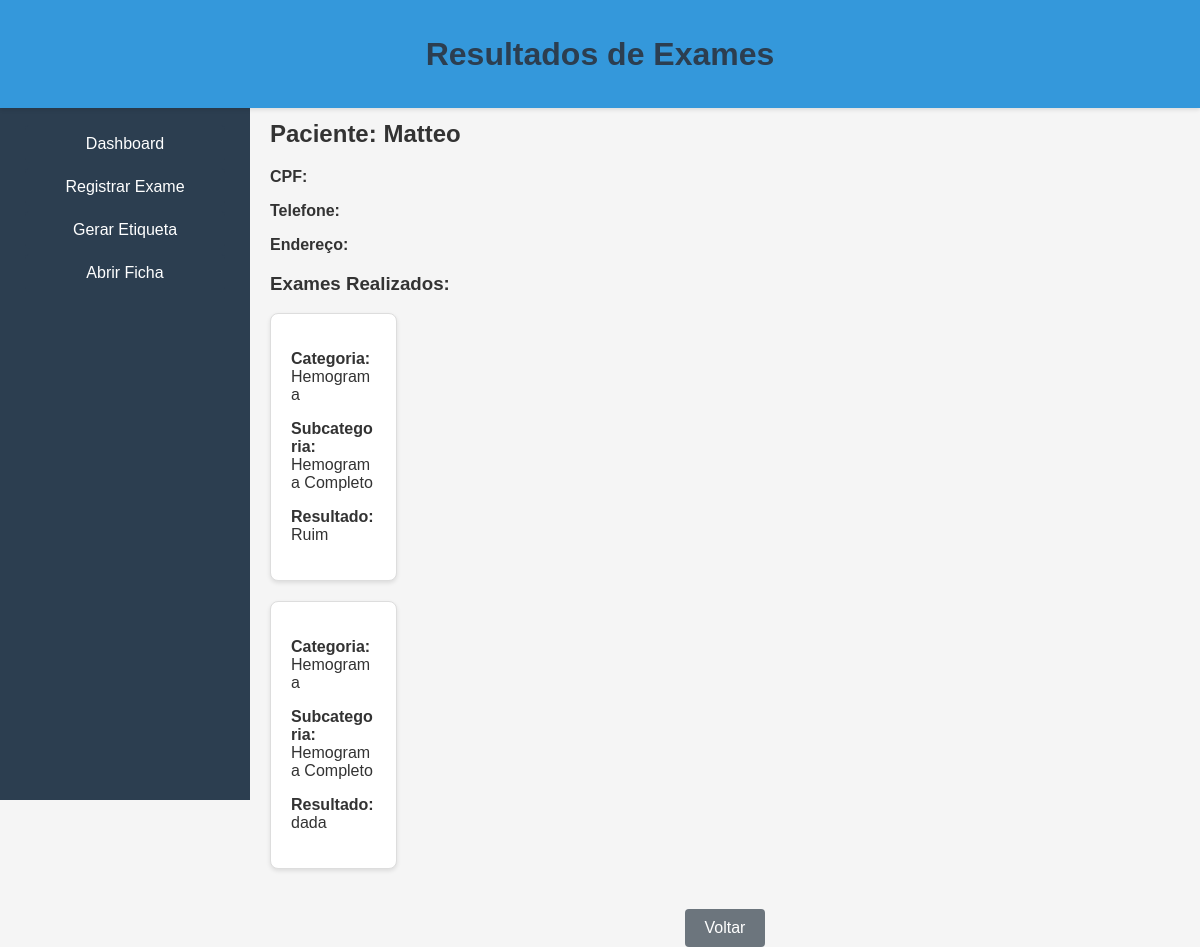
The app's page /results, older data.
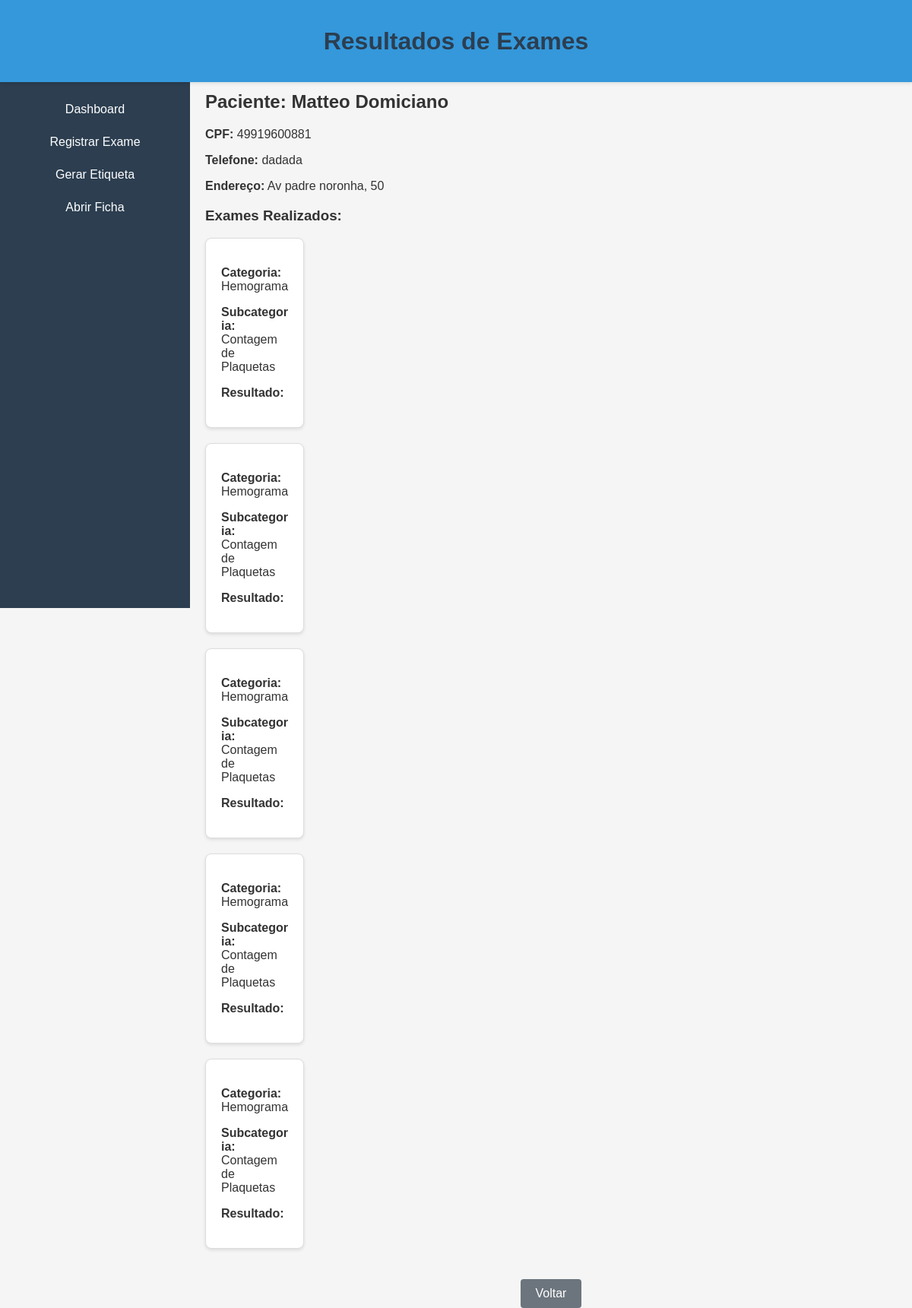
The same page, newer data.
### app/models.py (models this page shows, shortened)
class Exam(db.Model):
    id = db.Column(db.Integer, primary_key=True)
    patient_name= db.Column(db.Integer, db.ForeignKey('user.id'), nullable=False)  # Relação com User
    category = db.Column(db.String(100), nullable=False)
    subcategory = db.Column(db.String(100), nullable=False)
    result = db.Column(db.String(100), nullable=False)
    details = db.Column(JSON)  # Campo JSON para armazenar os detalhes específicos

class User(db.Model):
    id = db.Column(db.Integer, primary_key=True)
    patient_name = db.Column(db.String(100), nullable=False)
    cpf = db.Column(db.String(14), nullable=False)
    phone = db.Column(db.String(15), nullable=False)
    address = db.Column(db.String(200), nullable=False)
    category = db.Column(db.String(100), nullable=False)
    subcategory = db.Column(db.String(100), nullable=False)

### app/app.py (the view)
@app.route('/results')
def results():
    exams = Exam.query.all()
    grouped_exams = defaultdict(lambda: {"category": None, "exams": [], "patient_info": {}})
    for exam in exams:
        user = User.query.filter_by(patient_name=exam.patient_name).first()
        if user:
            grouped_exams[exam.patient_name]["patient_info"] = {
                "cpf": user.cpf,
                "phone": user.phone,
                "address": user.address
            }
        if not grouped_exams[exam.patient_name]["category"]:
            grouped_exams[exam.patient_name]["category"] = exam.category
        grouped_exams[exam.patient_name]["exams"].append({
            "id": exam.id,
            "subcategory": exam.subcategory,
            "result": exam.result,
            "details": exam.details
        })
    return render_template('result.html', grouped_exams=grouped_exams)

### app/templates/result.html (shortened to what this page needs)
<!DOCTYPE html>
<html lang="pt-BR">
<head>
    <link rel="stylesheet" href="{{ url_for('static', filename='style/mainpage.css') }}">
</head>
<body>
    <div class="sidebar">
        <div class="sidebar-content">
            <div class="sidebar-box">
                <a href="{{ url_for('home') }}" class="btn-option">Dashboard</a>
                <a href="{{ url_for('exame') }}" class="btn-option">Registrar Exame</a>
                <a href="{{ url_for('generate_label') }}" class="btn-option">Gerar Etiqueta</a>
                <a href="{{ url_for('client_record_search') }}" class="btn-option">Abrir Ficha</a>
            </div>
        </div>
    </div>
    <div class="fixed-header">
        <h1>Resultados de Exames</h1>
    </div>
    <div class="results-container">
        {% for patient_name, data in grouped_exams.items() %}
            <div class="patient-card">
                <h2>Paciente: {{ patient_name }}</h2>
                <div class="patient-info">
                    <p><strong>CPF:</strong> {{ data.patient_info.cpf }}</p>
                    <p><strong>Telefone:</strong> {{ data.patient_info.phone }}</p>
                    <p><strong>Endereço:</strong> {{ data.patient_info.address }}</p>
                </div>
                <div class="exams-list">
                    <h3>Exames Realizados:</h3>
                    {% for exam in data.exams %}
                        <div class="exam-card">
                            <p><strong>Categoria:</strong> {{ data.category }}</p>
                            <p><strong>Subcategoria:</strong> {{ exam.subcategory }}</p>
                            <p><strong>Resultado:</strong> {{ exam.result }}</p>
                        </div>
                    {% endfor %}
                </div>
            </div>
        {% endfor %}
    </div>
    <button onclick="goBack()" class="btn-back">Voltar</button>
</body>
</html>

### app/static/style/mainpage.css (style rules this page uses)
body { font-family: 'Arial', sans-serif; background-color: #f5f5f5; color: #333; margin: 0; padding: 0; padding-top: 80px; padding-left: 250px; }
.sidebar { width: 250px; height: 100vh; background-color: #2c3e50; color: white; position: fixed; top: 0; left: 0; z-index: 1000; overflow-y: auto; overflow-x: hidden; transition: left 0.3s ease; }
.sidebar-content { padding: 20px; padding-top: 70px; margin-top: 50px; }
.sidebar-box .btn-option { display: block; background-color: #2c3e50; color: white; padding: 10px; border: none; border-radius: 4px; text-align: center; margin-bottom: 10px; text-decoration: none; font-size: 16px; position: relative; overflow: hidden; }
.sidebar-box .btn-option::after { content: ""; position: absolute; left: 0; bottom: 0; width: 0; height: 2px; background-color: white; transition: width 0.3s ease-out; }
.sidebar .btn-option { background-color: #2c3e50; color: #ffffff; padding: 10px 20px; border: none; border-radius: 5px; cursor: pointer; margin: 5px; text-align: center; text-decoration: none; display: block; }
h1 { color: #2c3e50; text-align: center; margin-bottom: 20px; }
a { color: #3498db; text-decoration: none; margin-top: 10px; }
button { padding: 10px 20px; font-size: 16px; border: none; border-radius: 5px; cursor: pointer; }
.btn-back { background-color: #6c757d; color: white; padding: 10px 20px; border: none; border-radius: 4px; font-size: 16px; cursor: pointer; margin: 0 auto; display: block; width: fit-content; text-align: center; }
button[type="submit"], .btn-back { background-color: #3498db; color: white; padding: 10px 20px; border: none; border-radius: 4px; cursor: pointer; font-size: 16px; margin: 0 auto; display: block; width: fit-content; text-align: center; }
.fixed-header { position: fixed; top: 0; left: 0; width: 100%; background-color: #3498db; color: white; padding: 15px 0; text-align: center; box-shadow: 0 2px 4px rgba(0, 0, 0, 0.1); z-index: 1000; }
.results-container { display: flex; flex-wrap: wrap; gap: 20px; padding: 20px; justify-content: flex-start; }
.exam-card { border: 1px solid #ddd; border-radius: 8px; padding: 20px; background-color: white; box-shadow: 0 2px 4px rgba(0, 0, 0, 0.1); width: calc(33.33% - 20px); margin-bottom: 20px; word-wrap: break-word; }
.btn-option { background-color: #3498db; color: white; padding: 15px 30px; border: none; border-radius: 4px; text-decoration: none; font-size: 18px; text-align: center; cursor: pointer; }

Row changes from the older to the newer data that the page shows:
changed Exam "Hemograma": patient_name "Matteo" → "Matteo Domiciano"; patient_info.cpf (not shown) → "49919600881"; patient_info.phone (not shown) → "dadada"; patient_info.address (not shown) → "Av padre noronha, 50"; subcategory "Hemograma Completo" → "Contagem de Plaquetas"; result "Ruim" → (not shown)
changed Exam (number 2 of 5 on the later page): subcategory "Hemograma Completo" → "Contagem de Plaquetas"; result "dada" → (not shown)
added Exam: {{ data.category }} "Hemograma", subcategory "Contagem de Plaquetas", shown under "Matteo Domiciano"
added Exam: {{ data.category }} "Hemograma", subcategory "Contagem de Plaquetas", shown under "Matteo Domiciano"
added Exam: {{ data.category }} "Hemograma", subcategory "Contagem de Plaquetas", shown under "Matteo Domiciano"
